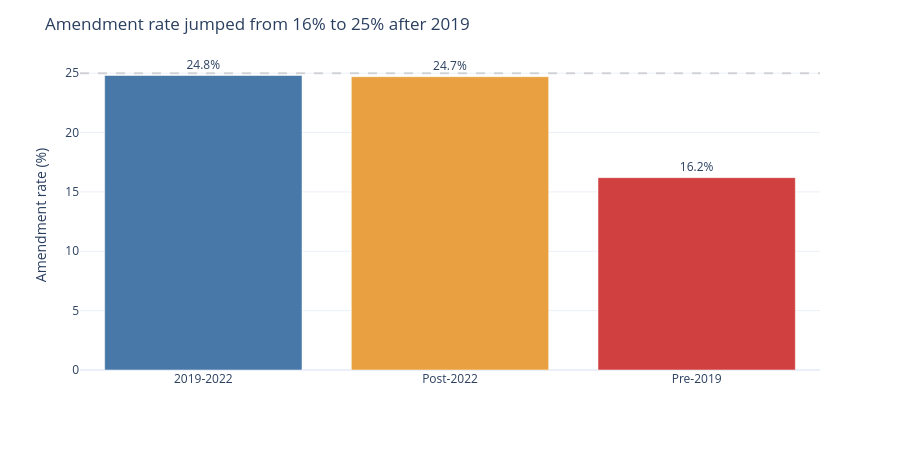

Notebook code for this chart:
### Code cell
# Visualize amendment rate by era
amend_era = con.sql("""
    SELECT era,
        ROUND(SUM(CASE WHEN instrument_type='A' THEN 1 ELSE 0 END)*100.0/COUNT(*), 1) AS amend_pct
    FROM data WHERE era IS NOT NULL GROUP BY era ORDER BY era
""").pl()

fig = go.Figure(go.Bar(
    x=amend_era["era"].to_list(), y=amend_era["amend_pct"].to_list(),
    marker_color=[BLUE, ORANGE, RED],
    text=[f'{v}%' for v in amend_era["amend_pct"].to_list()],
    textposition='outside',
    cliponaxis=False
))
fig.add_hline(y=25, line_dash="dash", line_color="gray", opacity=0.3)
fig.update_layout(
    title="Amendment rate jumped from 16% to 25% after 2019",
    yaxis_title="Amendment rate (%)",
    template="plotly_white",
    margin=dict(t=60),
    height=450
)
fig.show()

### Figure 1 — Plotly figure (JSON) as saved in the notebook; plotly's stock layout.template omitted (floating-point values rounded to 4 significant figures)
{"data": [{"cliponaxis": false, "marker": {"color": ["#4878A8", "#E8A040", "#D04040"]}, "text": ["24.8%", "24.7%", "16.2%"], "textposition": "outside", "type": "bar", "x": ["2019-2022", "Post-2022", "Pre-2019"], "y": [24.8, 24.7, 16.2]}], "layout": {"height": 450, "margin": {"t": 60}, "shapes": [{"line": {"color": "gray", "dash": "dash"}, "opacity": 0.3, "type": "line", "x0": 0, "x1": 1, "xref": "x domain", "y0": 25, "y1": 25, "yref": "y"}], "title": {"text": "Amendment rate jumped from 16% to 25% after 2019"}, "yaxis": {"title": {"text": "Amendment rate (%)"}}}}
